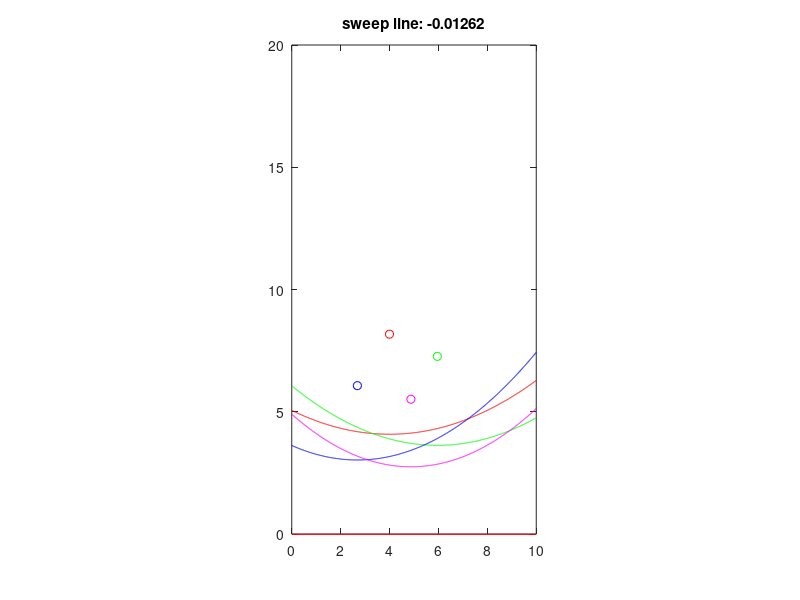

Write MATLAB code to recreate this figure.
clf;
data = load('data.txt');
data
xs = 0:0.01:10;
colors = {'r', 'g', 'b', 'm', 'c', 'y', 'k', 'r', 'g', 'b', 'm', 'c', 'y', 'k', ...
    'r', 'g', 'b', 'm', 'c', 'y', 'k', 'r', 'g', 'b', 'm', 'c', 'y', 'k'};
for j = 1 : size(data,1)
    clf
    y0 = -0.012620; 4.87; data(j,2) - 0.0001;
    plot([xs(1);xs(end)],[y0;y0],'r-'); hold on;
    for i = 1 : j %size(data,1)
        %if(i == 5), continue; end;
        x1 = data(i,1);
        y1 = data(i,2);
        ys = (xs.^2 - 2*xs*x1 + (x1*x1 + y1*y1 - y0*y0)) / (2 * (y1-y0));
        c = colors{i};
        if(i < 8), t = '-';
        elseif(i < 15), t='--';
        end
        plot(x1,y1,['o',c]); hold on;
        plot(xs,ys,[t,c]); hold on;
        
    end
    title(['sweep line: ', num2str(y0)]);
    axis equal
    axis([xs(1), xs(end), 0, 20]); hold on;
    %if(j >2 ), voronoi(data(1:j,1), data(1:j,2)); 5, end
   %pause
    
end

